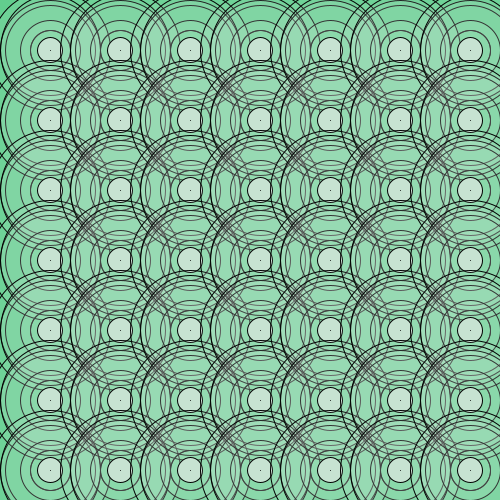
Frame 1 (no input)
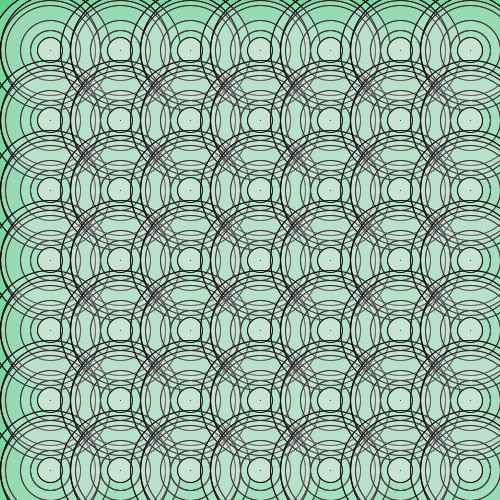
Frame 2 (the mouse pressed at the canvas centre, redrawn once)

The Processing sketch that drew these frames (run headless with seeded random() and noise(); the mouse was pressed at the canvas centre and the sketch redrawn once):

// Processing sketch: processing_85941
// ── processing_85941.pde

void setup()
{
  background(#62CE8E);
size(500,500);


}




void draw ()

  

  //Nouvelle ligne
  {
         for (int posX = 50; posX < width; posX = posX+70)
         {
          for (int posY = 50; posY < height; posY = posY+70)
         {
           noFill();
         ellipse(posX, posY, 40, 40);
         strokeWeight(1);
         ellipse(posX, posY, 40, 40);
         noFill();
           ellipse(posX, posY, 90, 90);
           fill(250, 20);
         ellipse(posX, posY, 60, 60);
          ellipse(posX, posY, 100, 100);
          ellipse(posX, posY, 120, 120);
         fill(210, 20);
         strokeWeight(1);
       ellipse(posX, posY, 100, 110);
     
       ellipse (posX, posY, 5,5);
       fill(#C7E3D2);
        ellipse (posX, posY, 25,25);
        point(posX, posY);
    }
         }

noLoop ();
}
